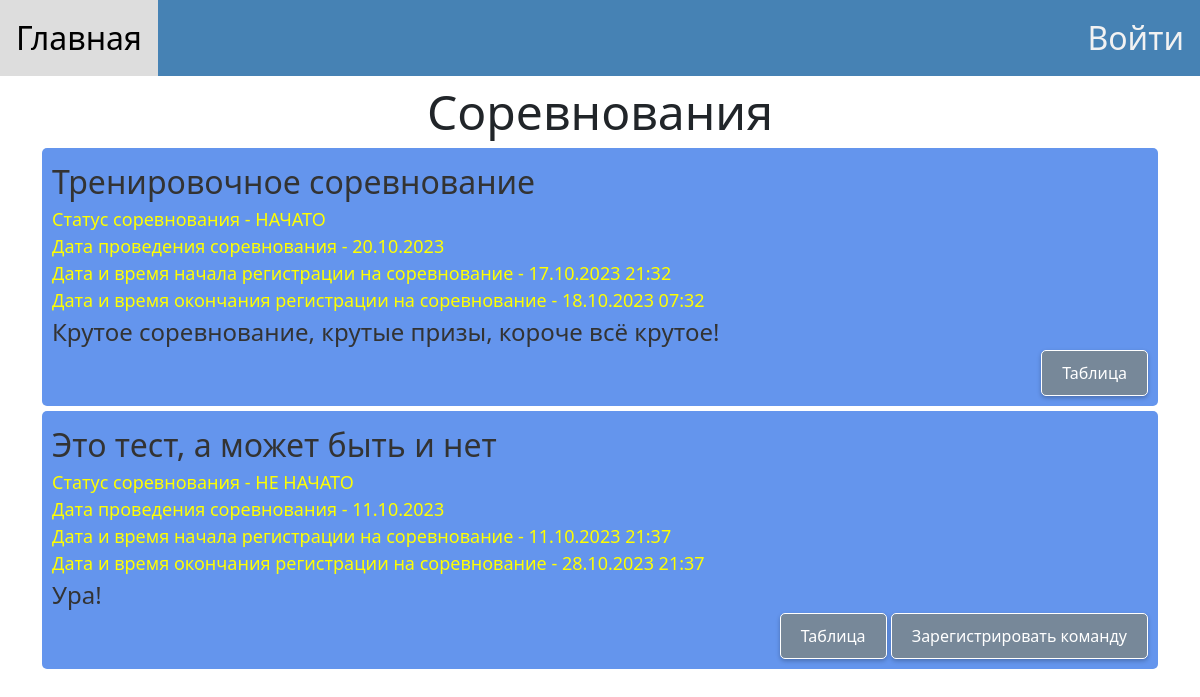
The page / on the database its author committed.
### for_work_with_database/class_db_competition.py (models this page shows)
class Competition(SqlAlchemyBase):
    __tablename__ = 'competition'
    id = Column(Integer, primary_key=True, autoincrement=True)
    date = Column(Text)
    commentary = Column(Text)
    date_of_ending_registration_members = Column(Text)
    started = Column(Text)
    date_of_starting_registration_members = Column(Text)
    header_for_competition = Column(Text)

### main.py (the view)
@app.route("/")
@limiter.limit(REQUESTS_TIME)
def main_page():
    sess = db_session.create_session()
    competitions = sorted(sess.query(Competition).all(), key=lambda x: x.date, reverse=True)
    now_datetime = datetime.datetime.now()
    return render_template("main_page.html", competitions=competitions, strptime=datetime.datetime.strptime, now_datetime=now_datetime)

### for_work_with_database/db_session.py (called while the page is built)
def create_session() -> Session:
    global __factory
    return __factory()

### templates/main_page.html (shortened to what this page needs)
{% extends "base.html" %}
{% block content %}
<head>
</head>
<body>
<div align="center">
    <font size="45%">Соревнования</font><br>
</div>
<div align="center">
    <ul class="competitions">
        {% for competition in competitions%}
        <li>
            <div align="left">
                <font size="6%">{{competition.header_for_competition}}</font><br>
                {% if competition.started == "not_started"%}
                    <font color="yellow" size="4%">Статус соревнования - НЕ НАЧАТО</font>
                {% elif competition.started == "started" %}
                    <font color="yellow" size="4%">Статус соревнования - НАЧАТО</font>
                {% else %}
                    <font color="yellow" size="4%">Статус соревнования - ЗАКОНЧЕНО</font>
                {% endif %}
                <br>
                <font color="yellow" size="4%">Дата проведения соревнования - {{".".join(competition.date.split("-")[::-1])}}</font>
                <br>
                <font color="yellow" size="4%">Дата и время начала регистрации на соревнование - {{".".join(competition.date_of_starting_registration_members.split("T")[0].split("-")[::-1]) + " " + competition.date_of_starting_registration_members.split("T")[1]}}</font>
                <br>
                <font color="yellow" size="4%">Дата и время окончания регистрации на соревнование - {{".".join(competition.date_of_ending_registration_members.split("T")[0].split("-")[::-1]) + " " + competition.date_of_ending_registration_members.split("T")[1]}}</font>
                <br>
                <font size="5%">{{competition.commentary}}</font>
            </div>
            <div align="right">
                <a href="/table/pilot/{{competition.id}}">
                    <button class="green_button">Таблица</button>
                </a>
                {% if not current_user.is_authenticated and strptime(competition.date_of_ending_registration_members, "%Y-%m-%dT%H:%M") > now_datetime and strptime(competition.date_of_starting_registration_members, "%Y-%m-%dT%H:%M") < now_datetime %}
                    <a href="/reg_team/{{competition.id}}">
                        <button class="green_button">Зарегистрировать команду</button>
                    </a>
                {% endif %}
            </div>
        </li>
        {% endfor %}
    </ul>
</div>
</body>
{% endblock %}

### templates/base.html (shortened to what this page needs)
<!DOCTYPE html>
<html lang="en">
<head>
    <link href="https://cdn.jsdelivr.net/npm/bootstrap@5.0.2/dist/css/bootstrap.min.css" rel="stylesheet"
>
    <link rel="stylesheet" href="{{ url_for('static',filename='styles/style.css') }}">
    <div class="topnav">
        <a class="active" href="/">Главная</a>
        {% if not current_user.is_authenticated%}
            <a href="/login_user" style="float: right">Войти</a>
        {% else %}
            <a href="/" style="float: right">
                {{current_user.name}} {{current_user.last_name}}
            </a>
            <a href="/logout" style="float: right"><font color="red">Выйти</font></a>
        {% endif %}
    </div>
</head>
<main role="main" class="container">
    {% block content %}{% endblock %}
</main>
</html>

### static/styles/style.css (style rules this page uses)
.topnav { background-color: #4682B4; overflow: hidden; }
.topnav a { float: left; color: #f2f2f2; text-align: center; padding: 14px 16px; text-decoration: none; font-size: 200%; }
.topnav a.active { background-color: #778899; color: white; }
ul.competitions { list-style-type: none; padding: 0; margin: 0; }
ul.competitions li { padding: 10px; margin-bottom: 5px; background-color: #6495ED; border-radius: 5px; color: #333; }
a { text-decoration: none; }
button.green_button { background-color: #778899; color: white; border: none; padding: 10px 20px; border-radius: 5px; box-shadow: 0px 2px 4px rgba(0, 0, 0, 0.25); font-size: 16px; border: 1px solid white; }

### rows shown on the page
Competition: header_for_competition "Тренировочное соревнование", started "Статус соревнования - НАЧАТО", date "20.10.2023", date_of_starting_registration_members "17.10.2023 21:32", date_of_ending_registration_members "18.10.2023 07:32", commentary "Крутое соревнование, крутые призы, короче всё крутое!"
Competition: header_for_competition "Это тест, а может быть и нет", started "Статус соревнования - НЕ НАЧАТО", date "11.10.2023", date_of_starting_registration_members "11.10.2023 21:37", date_of_ending_registration_members "28.10.2023 21:37", commentary "Ура!"
